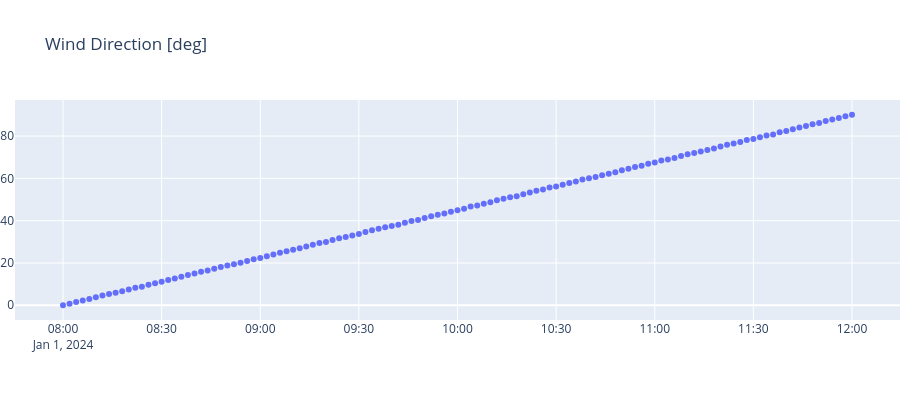

The notebook cell saved with this chart:
### Code cell
fig = go.Figure()
fig.add_trace(go.Scatter(x=time_axis, y=met_object.wind_direction, mode="markers", name="Wind direction"))
fig.update_layout(height=400, margin={"r": 0, "l": 0}, title="Wind Direction [deg]")
fig.show()
